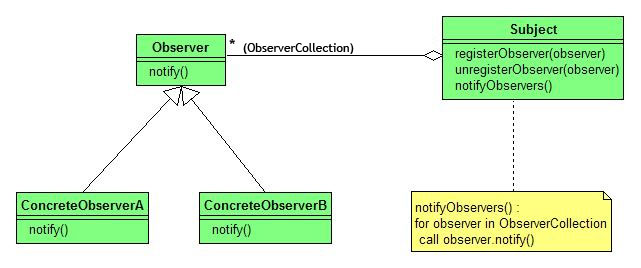
#> input picture corpus/holdout/img/observer_pattern.jpg, 641 x 268 px; its folder holds only this picture in this run
$ python -i boxes.py   (imports and definitions only)
#> lines starting #> are read from the running program, lines starting #| are printed output that depends on the picture
"""Per-class bounding boxes (T3.8/T3.9): the model-grounding path first,
an OpenCV contour fallback second. Boxes gate the per-connector crop pass
(`connectors.py`) -- nothing is built on top of either path until T3.11's
visual quality check passes, per plan.md's Tech Stack table.
"""

from __future__ import annotations

import io
import json
from typing import Any

import cv2
import numpy as np
from PIL import Image

from umlregen.ir.models import BBox, Diagram
from umlregen.perception.client import VisionClient
from umlregen.perception.prompts import load_prompt
from umlregen.perception.repair import complete_with_repair

_BOX_SCHEMA: dict[str, Any] = {
    "type": "object",
    "properties": {
        "boxes": {
            "type": "array",
            "items": {
                "type": "object",
                "properties": {
                    "name": {"type": "string"},
                    "x": {"type": "integer"},
                    "y": {"type": "integer"},
                    "w": {"type": "integer"},
                    "h": {"type": "integer"},
                },
                "required": ["name", "x", "y", "w", "h"],
            },
        }
    },
    "required": ["boxes"],
}


# [2 lines that did not run here, left out]


# [41 lines that did not run here, left out]


# OpenCV contour fallback (T3.9): zero quota cost, no model call. Works on
# clean, high-contrast renders where class boxes are literal rectangles --
# not expected to survive a JPEG-compressed screenshot as well as the
# model-grounding path, which is exactly the comparison T3.11 makes.
# Tuned against the gate diagram (8 classes, 565x640): the naive
# thresholds let through both small glyph/icon contours (visibility
# markers, arrowheads -- ~500px, nowhere near a whole class box) and the
# diagram's own outer frame (~83% of the image), neither of which is a
# class. 1% as a floor and 50% as a ceiling separates real class boxes
# from both without needing per-diagram tuning.
_MIN_BOX_AREA_FRACTION = 0.01
_MAX_BOX_AREA_FRACTION = 0.50
_MIN_ASPECT_RATIO = 0.15
_MAX_ASPECT_RATIO = 8.0
# A box is dropped as a nested duplicate (a compartment divider, or the
# inner edge of a stroked rectangle) when at least this fraction of its
# own area overlaps a larger box that's being kept.
_CONTAINMENT_OVERLAP_FRACTION = 0.85


# T3.11 retry (2026-08-20): the diagnosed 4th root cause -- a single
# fixed `_MIN_BOX_AREA_FRACTION` isn't scale-invariant, so real class
# boxes on a smaller/denser diagram fall below the same floor that
# correctly filters icon noise on a larger one -- is fixed by no longer
# trusting one global constant. By the time boxes would run in the real
# pipeline, stage A has *already* extracted the class list, so the
# expected class *count* is a known quantity, not a guess. Sweeping the
# min-area-fraction threshold and keeping whichever value's resulting box
# count lands closest to that already-known count turns a fixed
# per-corpus constant into a per-image adaptive one -- exactly what
# T3.11's own write-up concluded was needed, not one more fixed-constant
# tuning pass.
_CANDIDATE_MIN_FRACTIONS = (
    0.0005, 0.001, 0.002, 0.003, 0.005, 0.008, 0.01, 0.015, 0.02, 0.03, 0.05, 0.08, 0.12,
)


# [48 lines that did not run here, left out]


# [37 lines that did not run here, left out]


# [4 lines that did not run here, left out]

>>> import cv2
>>> picture = cv2.imread('../../../corpus/holdout/img/observer_pattern.jpg', cv2.IMREAD_GRAYSCALE)
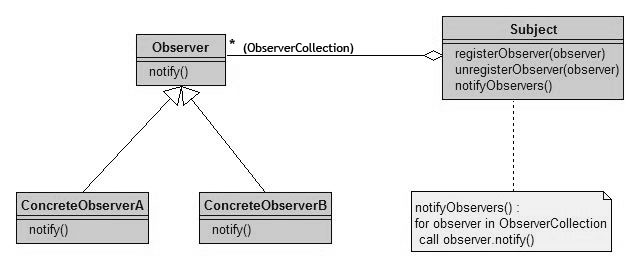
#> picture: shape (268, 641); min 0, max 255, mean 234
#> (the run stopped early here; a loop or call above may not have finished)
